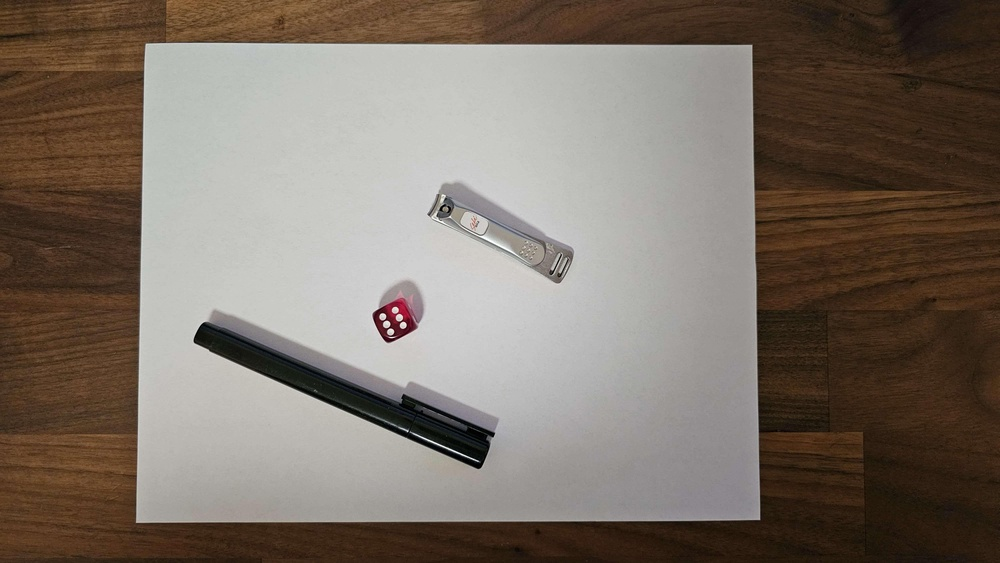
#> input picture assets/image.jpg, 1000 x 563 px, shrunk from 4000 x 2252 before the run
$ python -i utils.py   (imports and definitions only)
#> lines starting #> are read from the running program, lines starting #| are printed output that depends on the picture; after the words box and inside, x2 and y2 are one past the last pixel; in counts of white or black regions, pixels touching at a corner belong together
#> further down, picture is the input picture: shape (563, 1000, 3); mean B, G, R 102.7, 112.9, 124
import cv2
import numpy as np


def getContours(img, cannyThreshold=[100, 250], showResult=False, minArea = 0, maxArea = 100, filter = 0, draw=False):
    '''
    Takes an image and returns an array of all contours found within that image sorted by size of the contour
    :param img: source image
    :param cannyThreshold: canny threshold
    :param showResult: Bool - displays the result of the function as an image
    :param minArea: int (out of 100) - minimum percent of image area to accept as a contour
    :param maxArea: int (out of 100) - maximum percent of image area to accept as a contour
    :param filter: int - number of corners
    :param draw: Bool - draw the contours identified on the source image
    :return: the sorted array of contours
    '''
#> called with showResult = False, minArea = 0, maxArea = 100, filter = 0, draw = False

    # convert to grayscale
    imgGray = cv2.cvtColor(img, cv2.COLOR_BGR2GRAY)
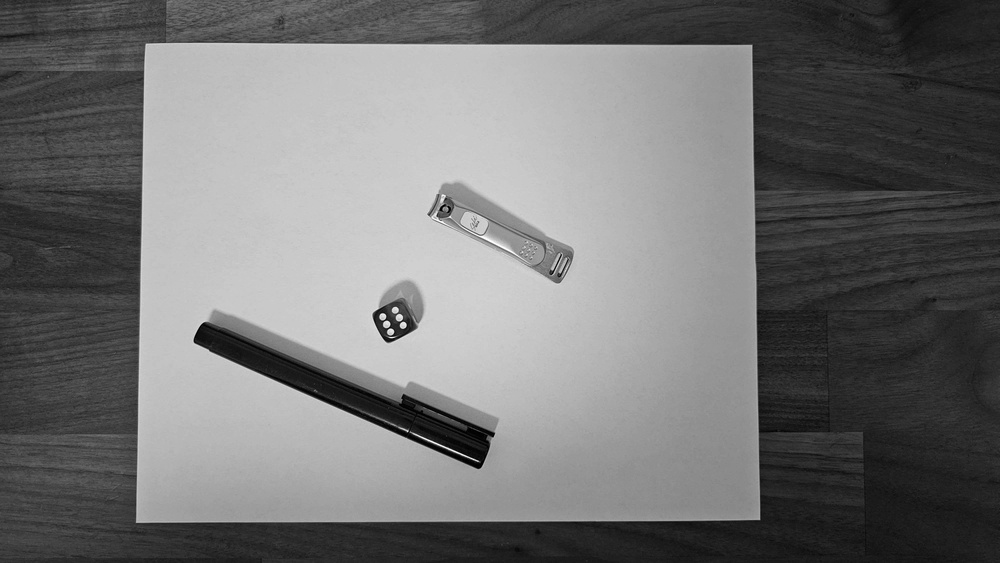
#> imgGray: shape (563, 1000); min 0, max 255, mean 115
    # blur the image
    imgBlur = cv2.GaussianBlur(imgGray, (5, 5), 1)
    # apply canny edge detector
    imgCanny = cv2.Canny(imgBlur, cannyThreshold[0], cannyThreshold[1])
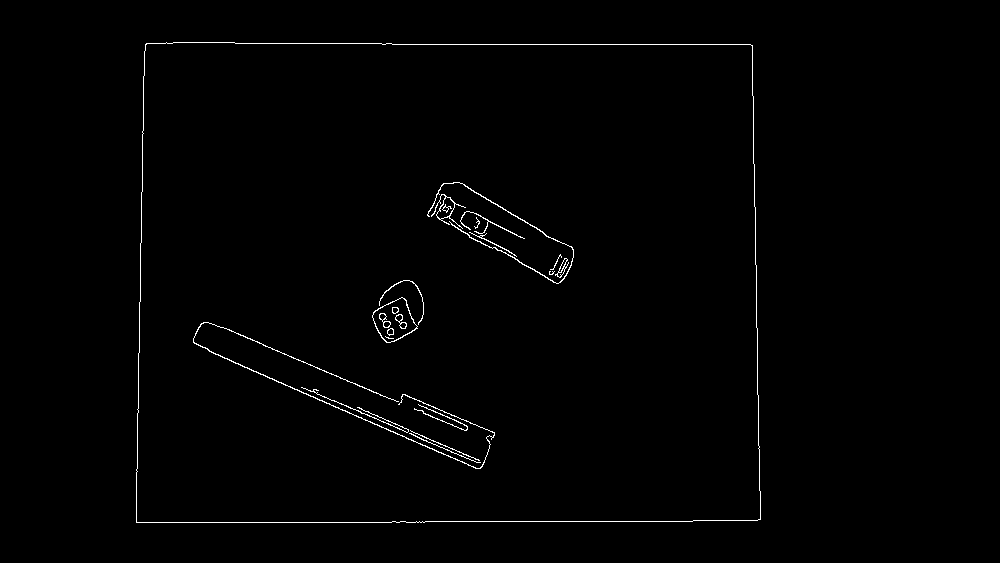
#> imgCanny: shape (563, 1000); 0.87% white in thin lines or dots, all inside (x1, y1, x2, y2) = (136, 42, 761, 523)
    kernel = np.ones((5, 5))
    # smoothen the lines detected
    imgDial = cv2.dilate(imgCanny, kernel, iterations=3)
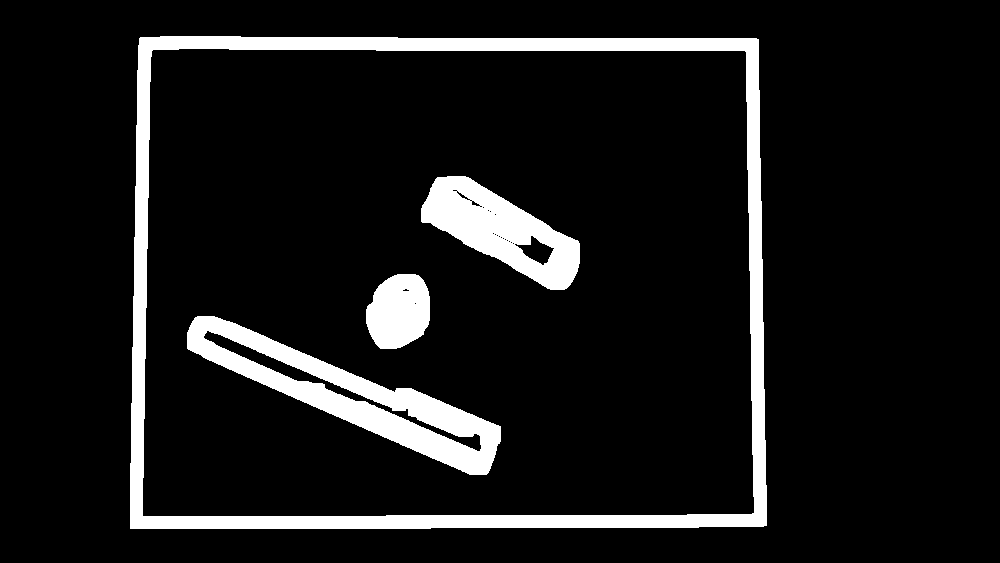
#> imgDial: shape (563, 1000); 9.7% white; 4 white regions, box (x1, y1, x2, y2) and area: (130, 36, 767, 529) 28743, (187, 316, 501, 475) 13638, (421, 176, 580, 290) 8600, (366, 274, 430, 349) 3816
    imgThreshold = cv2.erode(imgDial, kernel, iterations=2)
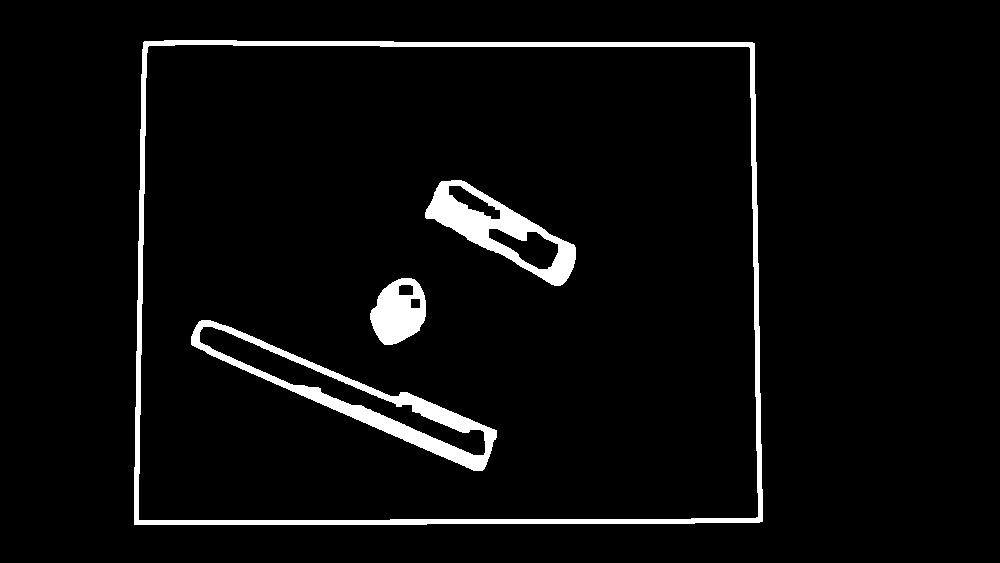
#> imgThreshold: shape (563, 1000); 4.5% white; 4 white regions

    # display the result of the function
    if showResult:
        cv2.imshow('Edges image', imgThreshold)

    # get the contours and process
    contours, _ = cv2.findContours(imgThreshold, cv2.RETR_EXTERNAL, cv2.CHAIN_APPROX_SIMPLE)
#> contours = 1 contour; box (x1, y1, x2, y2) and area: (134, 40, 763, 525) 298750
    ret = []
    for contour in contours:
        img_w, img_h, _ = img.shape
        area = cv2.contourArea(contour) / (img_w * img_h) * 100
        #check if it is big enough and does not cover more than needed
        if minArea < area < maxArea:
            perimeter = cv2.arcLength(contour, True)
            cornerPoints = cv2.approxPolyDP(contour, 0.02*perimeter, True)
            #check number of corners
            if filter > 0 and len(cornerPoints) != filter:
                continue
            boundingBox = cv2.minAreaRect(cornerPoints)
            ret.append([len(cornerPoints), area, cornerPoints, boundingBox, contour])
#> this loop made 1 pass
#> (img_w, img_h, area, perimeter, cornerPoints, boundingBox) on pass 1: (563, 1000, 53.06, 2209.4, [[143, 42], [134, 524], [762, 521], [754, 43]], ((446.8, 281.5), (628, 482), -0.274))
#> after the loop, ret = 1 item

    # sort the return values based on the area of the contour found
    ret = sorted(ret, key=lambda x: x[1], reverse=True)
    if draw:
        for contour in ret:
            # draw the contour outline in red with a line thickness of 3
            cv2.drawContours(img, contour[4], -1, (0,0,255), 3)
    return ret


# [95 lines left out: functions reorder, warpImage, drawMeasurements, convertCoordinates, not called in this run]

>>> import cv2
>>> picture = cv2.imread('assets/image.jpg')
>>> result = getContours(picture)
#> result = 1 item

$ run again, on assets/straight_no_shadow.jpg
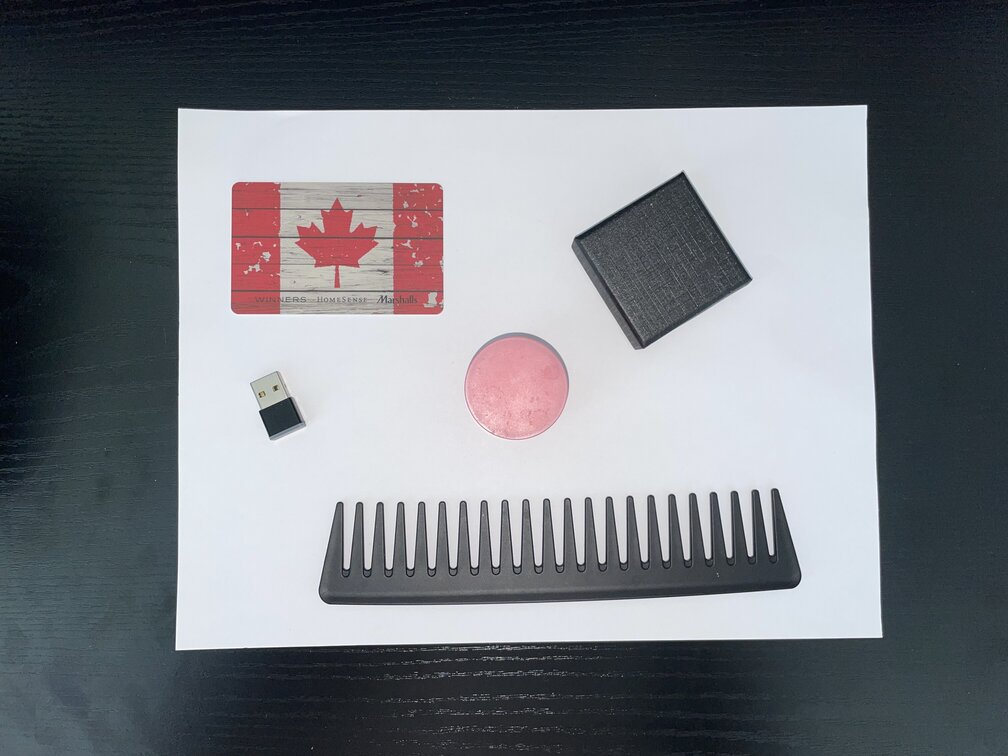
#> input picture assets/straight_no_shadow.jpg, 1008 x 756 px
#> picture is the input picture: shape (756, 1008, 3); mean B, G, R 125.3, 119.2, 115.6
#> in getContours, `imgCanny = cv2.Canny(imgBlur, cannyThreshold[0], cannyThreshold[1])`:
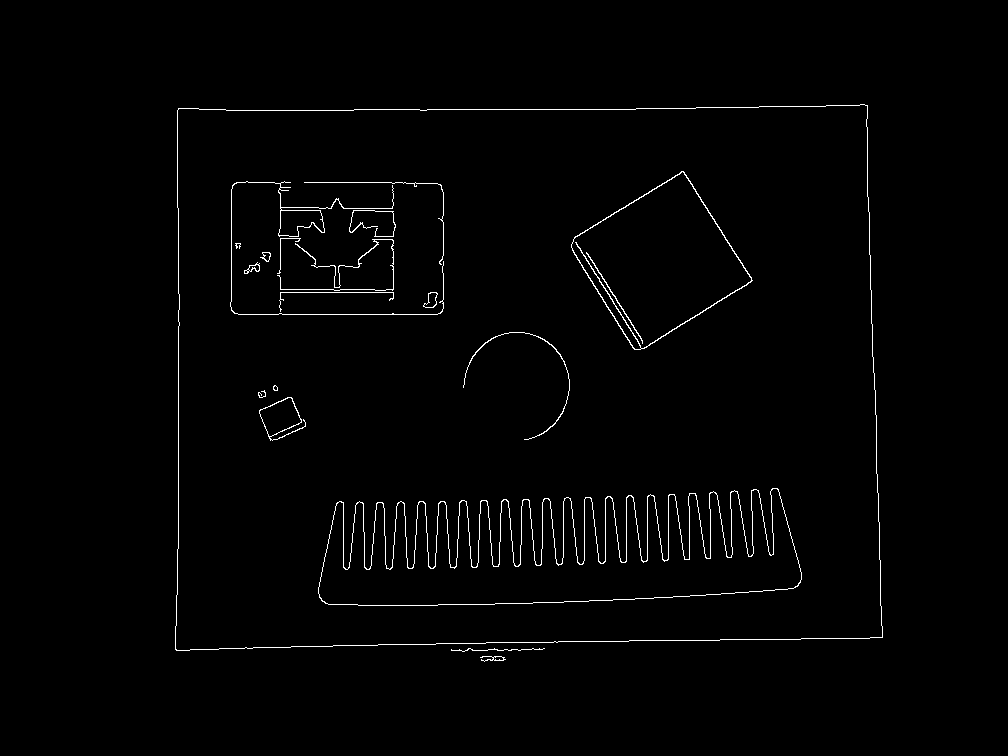
#> imgCanny: shape (756, 1008); 1.3% white in thin lines or dots, all inside (x1, y1, x2, y2) = (175, 104, 883, 662)
#> imgDial: shape (756, 1008); 15.3% white; 6 white regions, box (x1, y1, x2, y2) and area: (312, 482, 808, 612) 44044, (169, 98, 889, 668) 33875, (224, 175, 450, 321) 21173, (565, 165, 759, 356) 10480, (457, 326, 576, 446) 4209, (252, 379, 312, 447) 2813
#> in getContours, `imgThreshold = cv2.erode(imgDial, kernel, iterations=2)`:
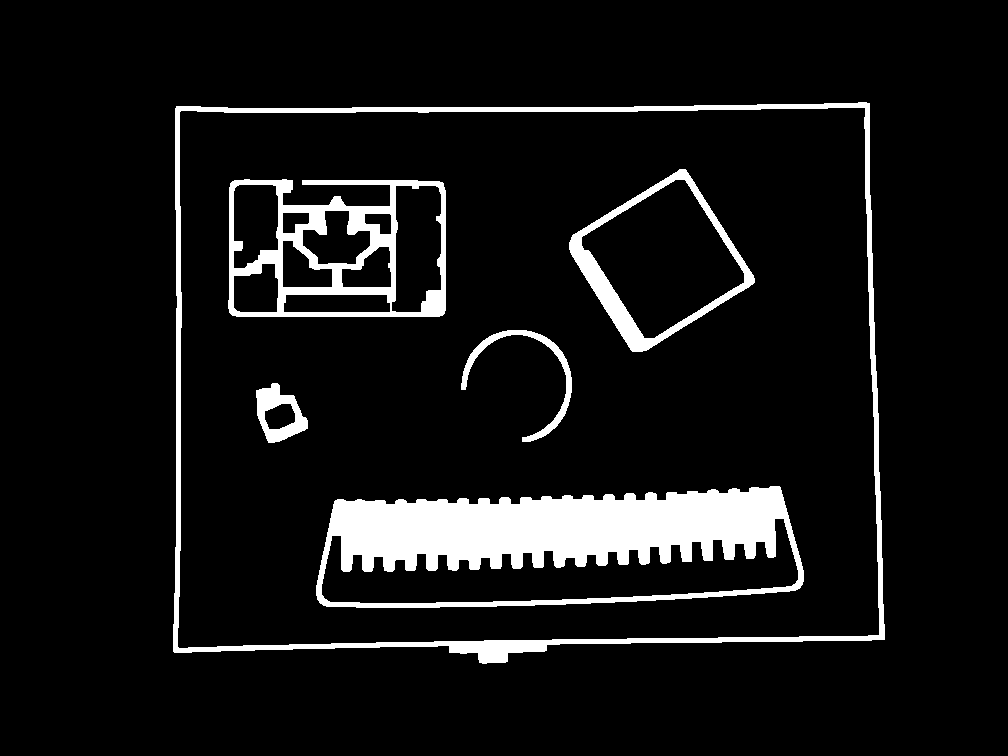
#> imgThreshold: shape (756, 1008); 8.3% white; 6 white regions
#> contours = 1 contour; box (x1, y1, x2, y2) and area: (173, 102, 885, 664) 377874
#> the loop in getContours, `for contour in contours:` made 1 pass
#> (img_w, img_h, area, perimeter, cornerPoints, boundingBox) on pass 1: (756, 1008, 49.59, 2535.2, [[869, 103], [176, 106], [173, 651], [884, 639]], ((523.9, 372.6), (711.1, 544.9), -0.967))
#> after the loop in getContours, `for contour in contours:`: ret = 1 item

$ run again, on assets/straight_shadow.jpg
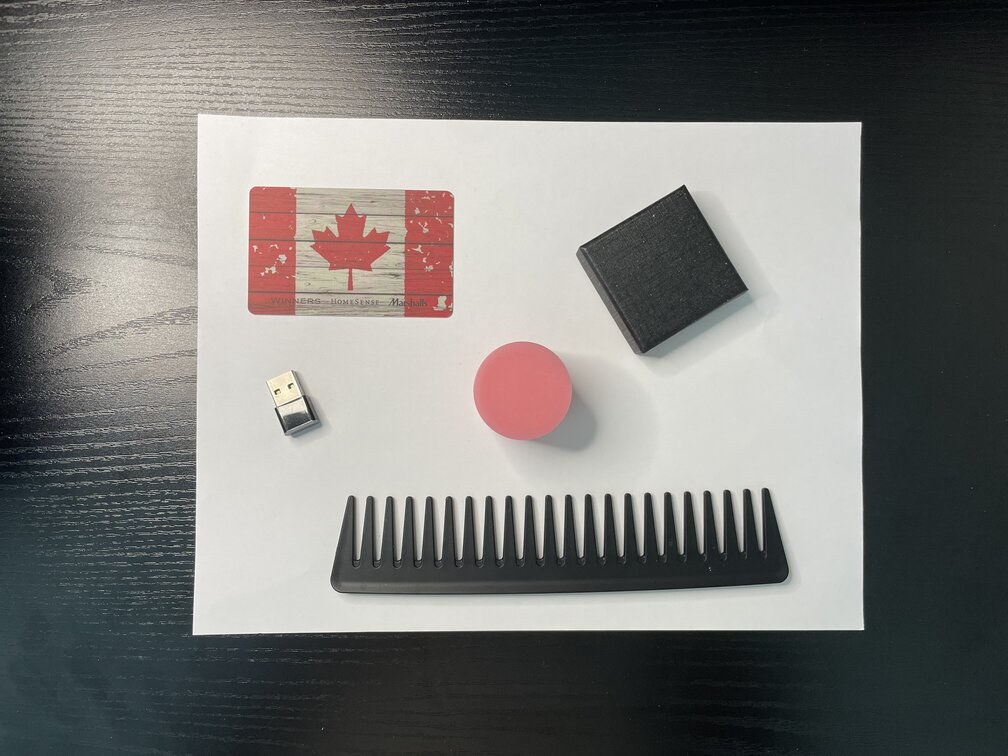
#> input picture assets/straight_shadow.jpg, 1008 x 756 px
#> picture is the input picture: shape (756, 1008, 3); mean B, G, R 116, 118.4, 119
#> in getContours, `imgCanny = cv2.Canny(imgBlur, cannyThreshold[0], cannyThreshold[1])`:
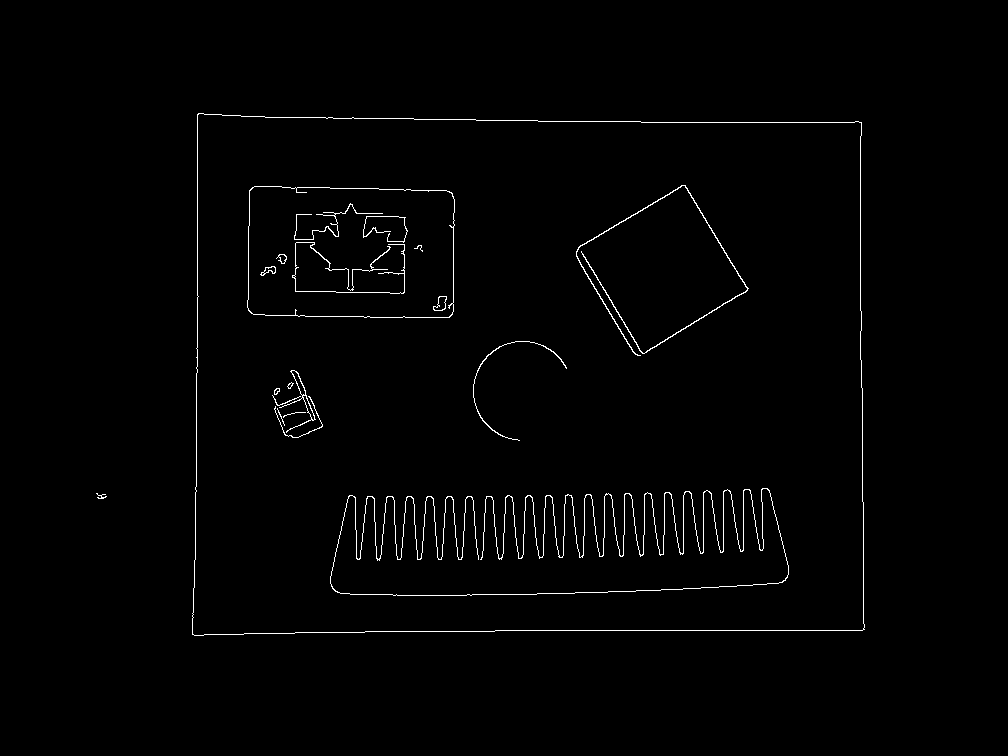
#> imgCanny: shape (756, 1008); 1.2% white in thin lines or dots, all inside (x1, y1, x2, y2) = (96, 113, 865, 636)
#> imgDial: shape (756, 1008); 14.2% white; 7 white regions, largest, box (x1, y1, x2, y2) and area: (324, 482, 795, 602) 39958, (186, 107, 871, 642) 31137, (241, 180, 461, 324) 19915
#> in getContours, `imgThreshold = cv2.erode(imgDial, kernel, iterations=2)`:
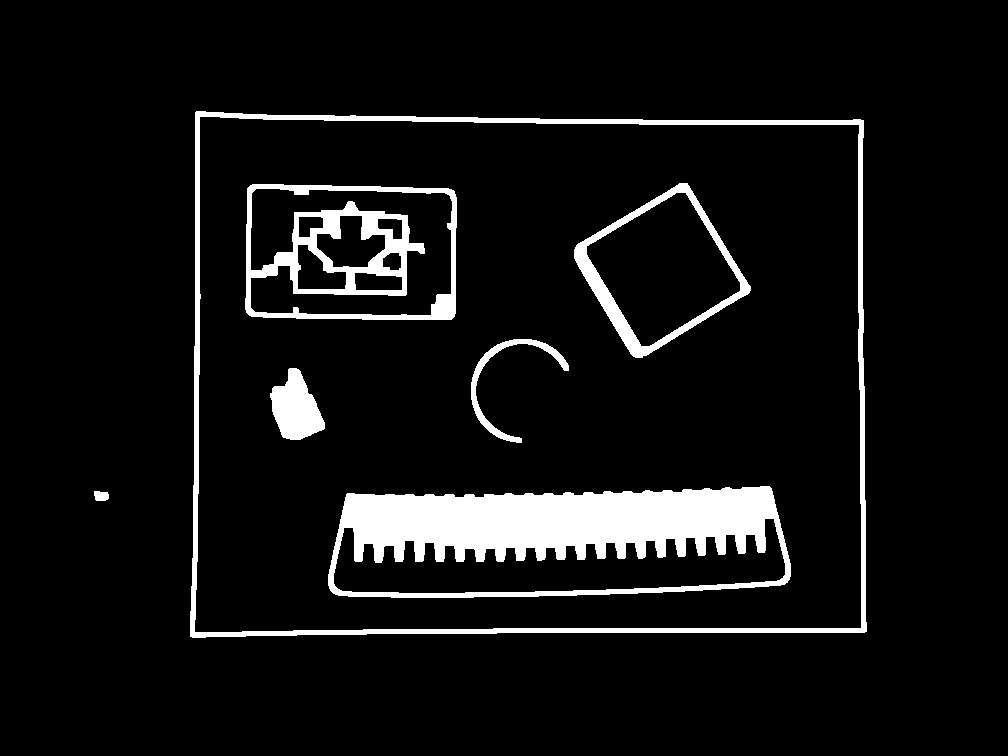
#> imgThreshold: shape (756, 1008); 7.5% white; 7 white regions
#> contours = 2 contours; box (x1, y1, x2, y2) and area: (190, 111, 867, 638) 345050, (94, 491, 109, 501) 108
#> the loop in getContours, `for contour in contours:` made 2 passes
#> (img_w, img_h, area, perimeter, cornerPoints, boundingBox) on pass 2: (756, 1008, 45.28, 2392.7, [[195, 112], [190, 636], [866, 631], [863, 120]], ((530.4, 377.2), (524, 675.9), -89.45))
#> after the loop in getContours, `for contour in contours:`: ret = 2 items
